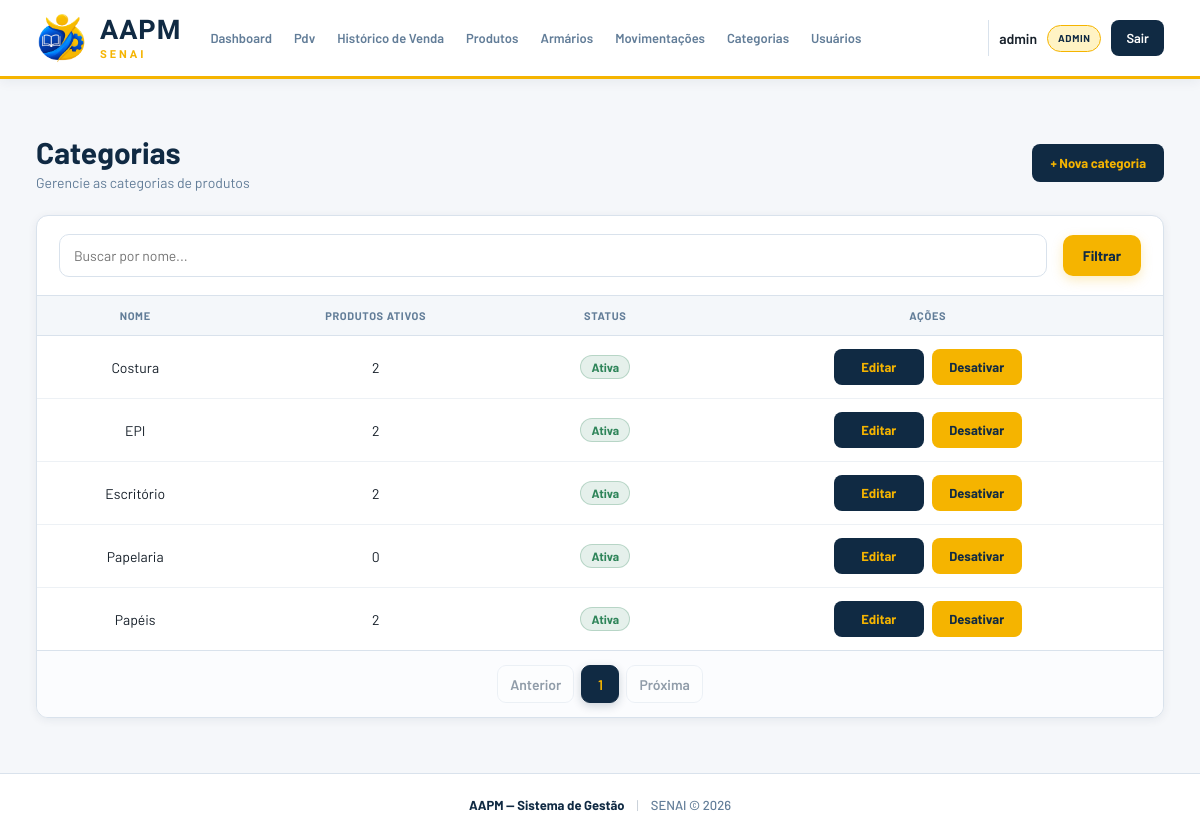
Before: /categorias/ (signed in) with the older database file.
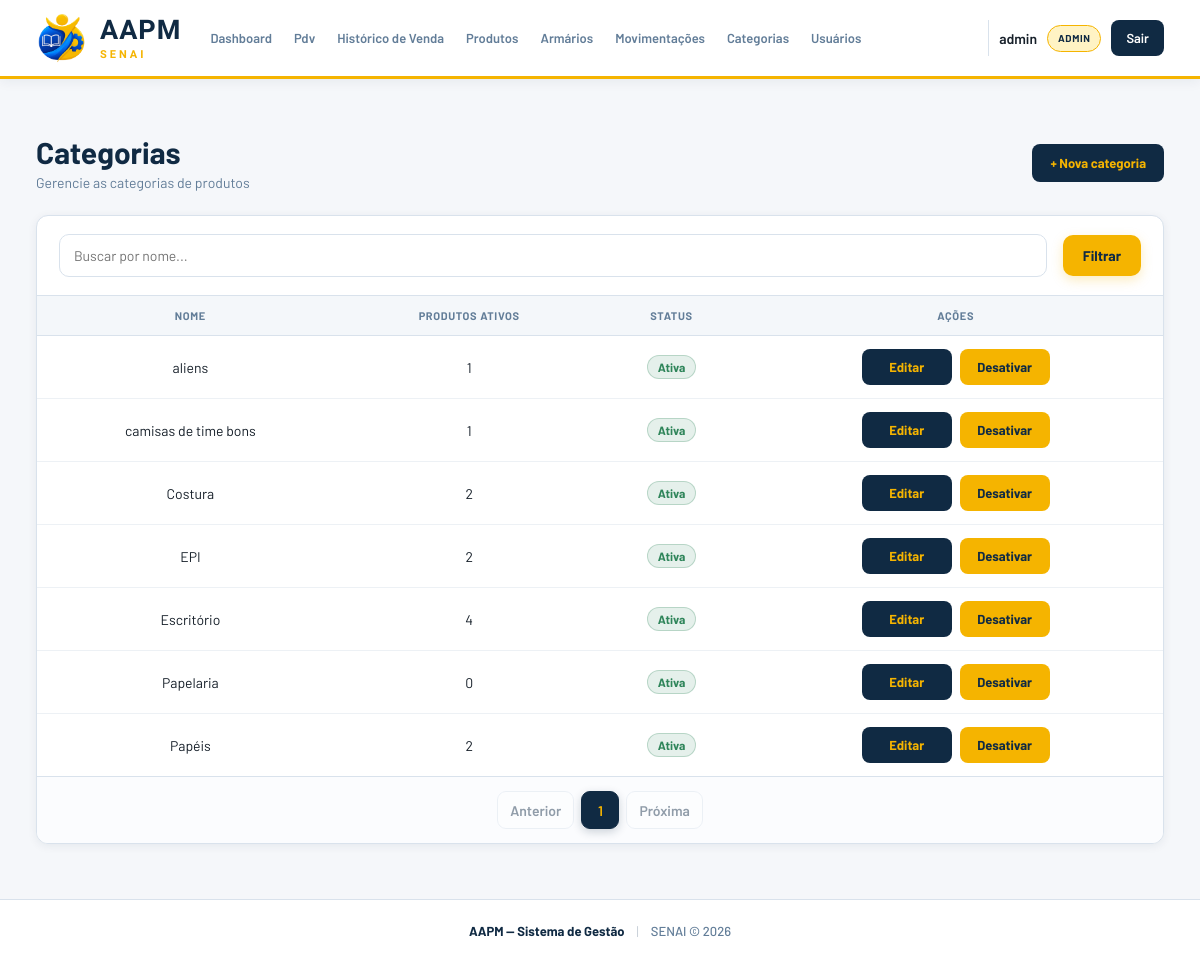
After: the same page with the newer database file.
### app/models/categoria.py (models this page shows)
class Categoria(Base):
    __tablename__ = "categorias"
    id = Column(Integer, primary_key=True,autoincrement=True, index=True)
    nome = Column(String(100), nullable=False, unique=True)
    ativo = Column(Boolean, default=True)
    produtos = relationship("Produto", back_populates="categoria", lazy="select")

### app/controllers/categoria_controller.py (the view)
@router.get("/")
def listar_categorias(
    request: Request,
    busca: str = "",
    page: int = 1,
    db: Session = Depends(get_db),
    admin = Depends(get_admin)
):
    query = db.query(Categoria)
    if busca:
        query = query.filter(Categoria.nome.ilike(f"%{busca}%"))
    categorias, pagination = paginate(
        query.order_by(Categoria.nome), page
    )
    return templates.TemplateResponse(
        request,
        "categorias/index.html",
        {
            "request":    request,
            "usuario":    admin,
            "categorias": categorias,
            "pagination": pagination,
            "busca":      busca,
        }
    )

### app/templates/categorias/index.html (shortened to what this page needs)
{% extends "base.html" %}
{% block extra_css %}
<link rel="stylesheet" href="/static/css/index-categorias.css?v=2">
<link rel="stylesheet" href="/static/css/list-filter.css?v=1">
<link rel="stylesheet" href="/static/css/list-pages.css?v=1">
{% endblock %}
{% block conteudo %}
<div class="page-header">
  <div>
    <h1 class="page-title">Categorias</h1>
    <p class="page-subtitle">Gerencie as categorias de produtos</p>
  </div>
  <a href="/categorias/nova" class="btn-primary">+ Nova categoria</a>
</div>
<div class="card">
  <form method="get" action="/categorias" class="list-filter list-filter--inset">
    <input type="text" name="busca" class="form-input list-filter__search" placeholder="Buscar por nome..." value="{{ busca }}">
    <button type="submit" class="btn-primary">Filtrar</button>
  </form>
  <div class="table-wrapper">
    <table class="table">
      <thead>
        <tr>
          <th>Nome</th>
          <th>Produtos ativos</th>
          <th>Status</th>
          <th>Ações</th>
        </tr>
      </thead>
      <tbody>
        {% for c in categorias | sort(attribute='nome', case_sensitive=false) %}
        <tr>
          <td>{{ c.nome }}</td>
          <td>{{ c.produtos | selectattr('ativo') | list | length }}</td>
          <td>
            <span class="status-badge status-badge--{{ 'ativo' if c.ativo else 'inativo' }}">
              {{ "Ativa" if c.ativo else "Inativa" }}
            </span>
          </td>
          <td class="td-actions">
            <div class="actions-group">
              <a href="/categorias/{{ c.id }}/editar" class="btn-table">Editar</a>
              <form action="/categorias/{{ c.id }}/toggle-ativo" method="post" data-confirm-form data-confirm-title="Tem certeza?" data-confirm-message="Tem certeza que deseja {{ 'desativar' if c.ativo else 'ativar' }} esta categoria?" data-confirm-label="{{ 'Desativar' if c.ativo else 'Ativar' }}">
                <button type="submit" class="btn-table btn-table--warn">
                  {{ "Desativar" if c.ativo else "Ativar" }}
                </button>
              </form>
            </div>
          </td>
        </tr>
        {% endfor %}
      </tbody>
    </table>
  </div>
  {% include "paginacao/index.html" %}
</div>
{% endblock %}

Changed rows visible on the page:
added Categoria: nome "aliens", produtos|selectattr "1", ativo "Ativa", ativo "Desativar"
added Categoria: nome "camisas de time bons", produtos|selectattr "1", ativo "Ativa", ativo "Desativar"
computed for Categoria "Escritório": produtos|selectattr "2" → "4"
